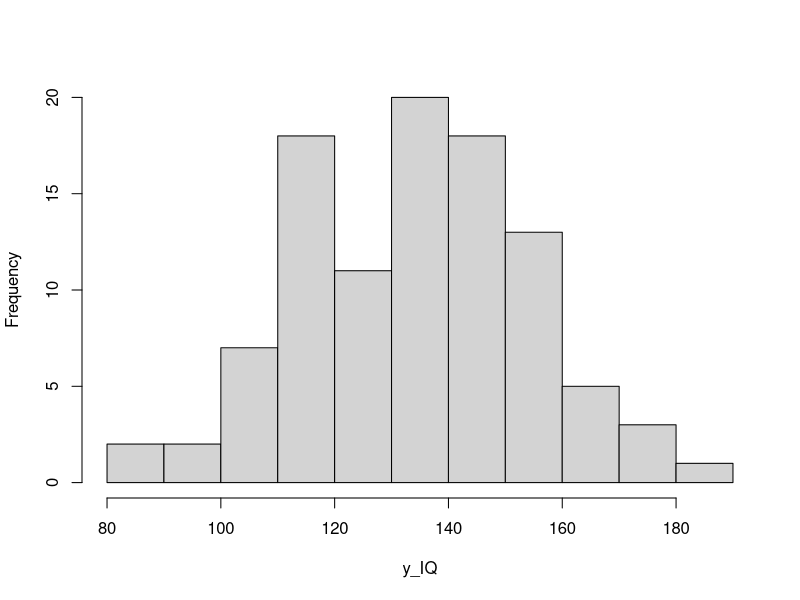
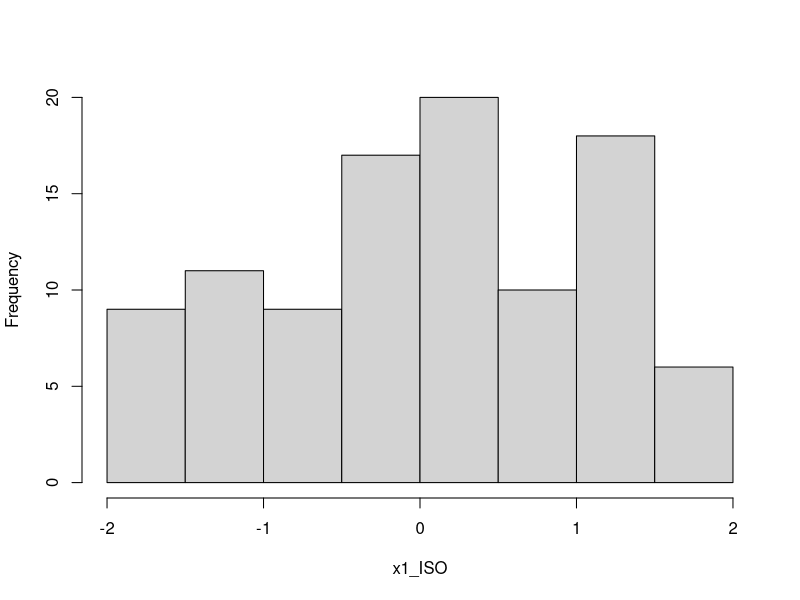
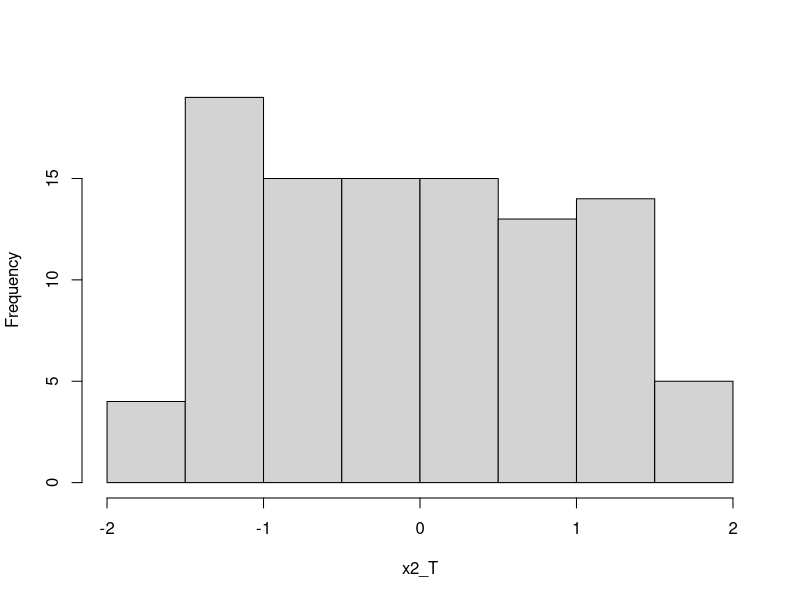
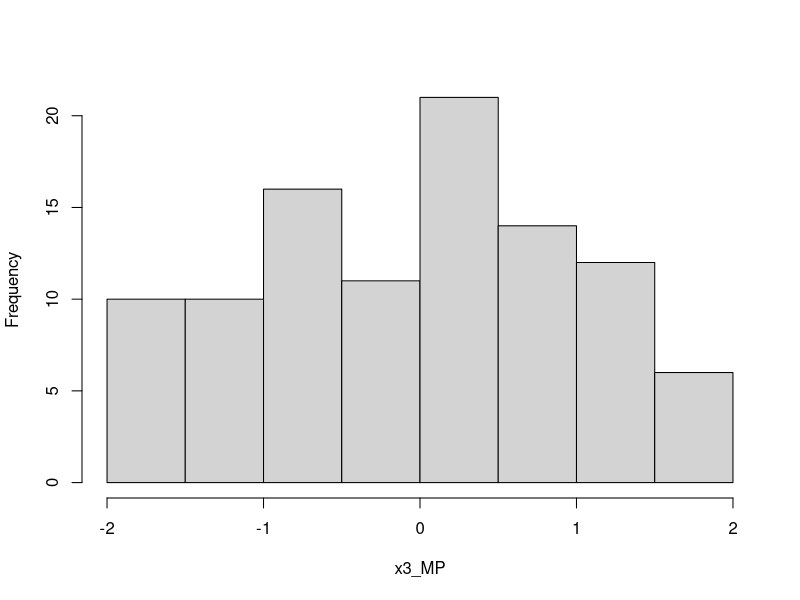
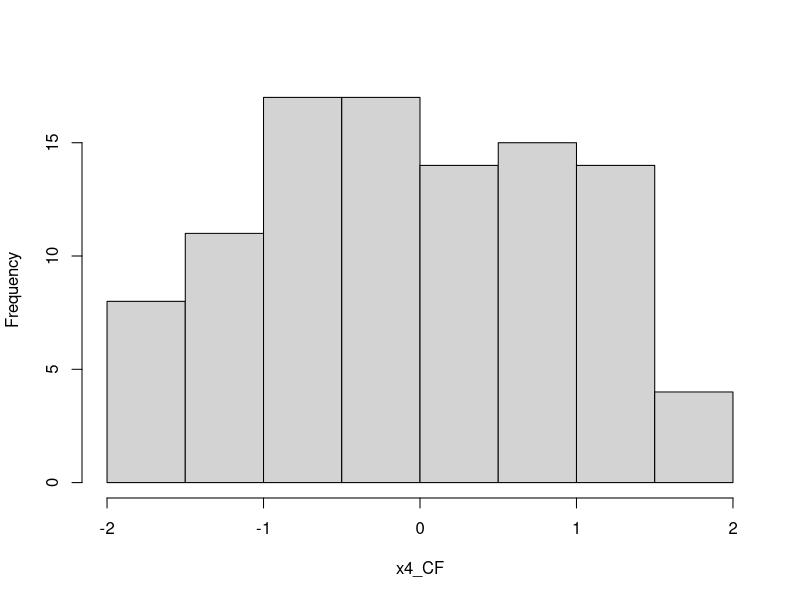
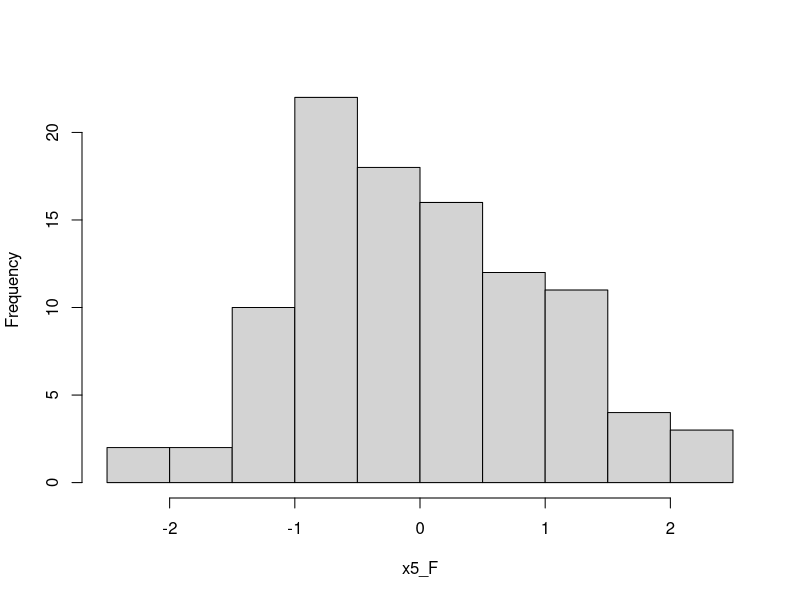
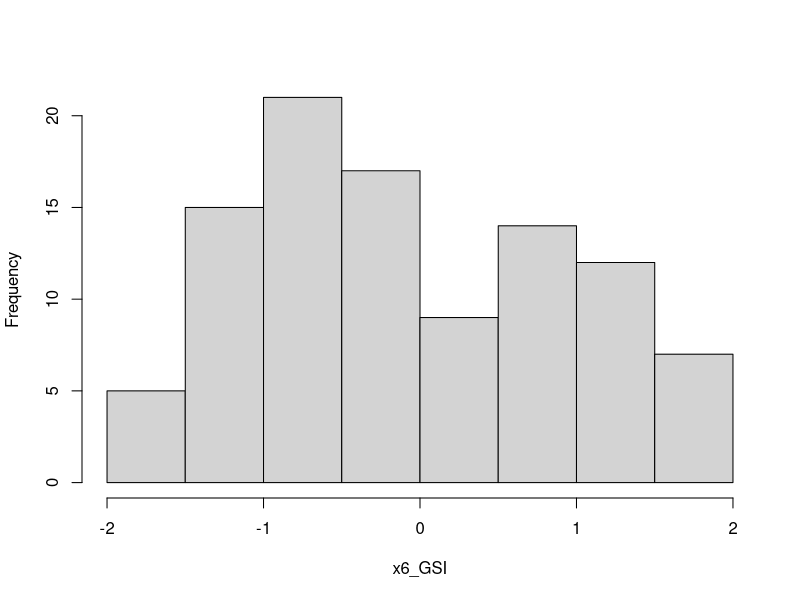
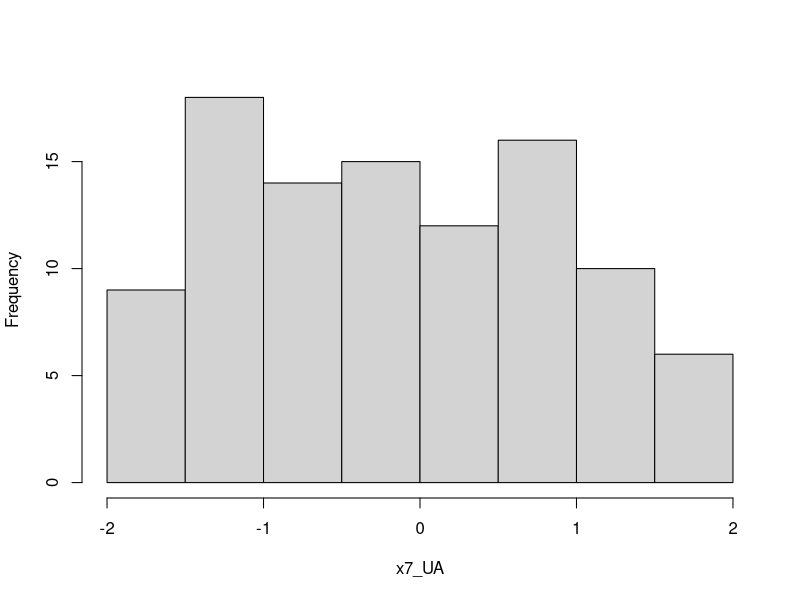

These figures' R source, in order:
# Weighs 0 Bytes (or, does it? *moon men starts playing*)
library(corrplot)       # guess
library(psych)          # corPlot


# 0.1.
twist = read.csv("Dataset_N7.csv", header=T)
n = nrow(twist)
attach(twist)


# 1.1.
twist_sorted = twist[order(y_IQ), ]

head(twist_sorted)
tail(twist_sorted)


# 1.2.
summary(twist)


# 1.3.
lista_variabili <- list(
  y_IQ = y_IQ, x1_ISO = x1_ISO, x2_T = x2_T, x3_MP = x3_MP, 
  x4_CF = x4_CF, x5_F = x5_F, x6_GSI = x6_GSI, x7_UA = x7_UA
)

for(nome in names(lista_variabili)) {
    dati = lista_variabili[[nome]]

    hist(dati, main='', xlab=nome)
}

dev.new()
par(mfrow = c(4, 2))

for(nome in names(lista_variabili)) {
  
  dati <- lista_variabili[[nome]]
  
  shapiro_risultato <- shapiro.test(dati)
  p_val <- round(shapiro_risultato$p.value, 4)
  
  qqnorm(dati, main = nome)
  qqline(dati, col = "red")
  
  mtext(text = paste("p-val:", p_val), 
        side = 1, 
        line = -1.2, 
        adj = 0.95,
        col = ifelse(p_val < 0.05, "red", "darkgreen"), 
        cex = 0.85, 
        font = 2) 
}

par(mfrow = c(1, 1))




# 1.4.
boxplot(y_IQ, notch=T)
boxplot(x1_ISO, x2_T, x3_MP, x4_CF, x5_F, x6_GSI, x7_UA,
        notch = TRUE,
        xlab = 'Independent variable',
        ylab = 'Value',
        main = 'Boxplots of Xs',
        names = c("x1_ISO", "x2_T", "x3_MP", "x4_CF", "x5_F", "x6_GSI", "x7_UA")
)


# 1.5.
for (name in names(lista_variabili)) {
    if (name != "y_IQ") {
        data = lista_variabili[[name]]
        
        plot(data, y_IQ, 
            main = '',
            xlab = name, 
            ylab = "y_IQ",
            pch = 19,
            col = "blue")

        abline(lm(y_IQ ~ data), col = "red", lwd = 2)
        seq_x <- seq(min(data, na.rm = TRUE), max(data, na.rm = TRUE), length.out = 100)
        modello_quadratico <- lm(y_IQ ~ poly(data, 2, raw = TRUE))
        predizioni_y <- predict(modello_quadratico, newdata = data.frame(data = seq_x))
        lines(seq_x, predizioni_y, col = "darkblue", lwd = 3, lty = 3)
    }
}

independent_twist = twist
independent_twist$y_IQ = NULL
plot(independent_twist)


pannello_lineare_e_quadratico <- function(x, y, ...) {
    points(x, y, ...)
    abline(lm(y ~ x), col = "blue", lwd = 1.5)
    seq_x <- seq(min(x, na.rm = TRUE), max(x, na.rm = TRUE), length.out = 100)
    modello_quadratico <- lm(y ~ poly(x, 2, raw = TRUE))
    predizioni_y <- predict(modello_quadratico, newdata = data.frame(x = seq_x))
    lines(seq_x, predizioni_y, col = "red", lwd = 2, lty = "dashed")
}

pairs(twist, 
      panel = pannello_lineare_e_quadratico, 
      pch = 1, 
      col = "black", 
      cex = 0.7)

# 1.6.
cv = cov(twist)
cr = cor(twist)
corrplot(cr, method = 'ellipse')
corrplot.mixed(cr, number.cex=0.8, tl.cex=0.8)

corPlot(cr, cex = 1.1, show.legend=TRUE, main="Correlation plot")



plot(x1_ISO, y_IQ)

plot(x5_F, x7_UA)




# 2.1.

fit0 = lm(y_IQ ~ ., data=twist); summary(fit0)                                                  # R²=0.8408; x4_CF, x5_F**, x7_UA
fit1 = lm(y_IQ ~ .-x7_UA, data=twist); summary(fit1)                                            # R²=0.8408; -x7_UA
fit2 = lm(y_IQ ~ .-x7_UA-x4_CF, data=twist); summary(fit2)                                      # R²=0.8371; -x4_CF
                
fit00 = lm(y_IQ ~ .^2, data=twist); summary(fit00)                                              # R²=0.859; x4_CF, x5_F.,x7_USA, .^2-{x3_MP:x4_CF.} 
fit01 = lm(y_IQ ~ .-x7_UA-x4_CF+x3_MP:x4_CF, data=twist); summary(fit01)                        # R²=0.842; -x4_CF -x7_UA -.^2-{x3_MP:x4_CF}
                
                
fit000 = lm(y_IQ ~ .^2+I(x7_UA^2), data=twist); summary(fit000)                                 # R²=0.8672; x4_CF., x5_F, x7_UA, x7_UA^2*, .^2 
fit001 = lm(y_IQ ~ .+I(x7_UA^2)-x5_F-x7_UA, data=twist); summary(fit001)                        # R²=0.8488; x4_CF, x7_UA^2***; -x5_F -x7_UA -.^2
fit002 = lm(y_IQ ~ .+I(x7_UA^2)-x4_CF-x5_F-x7_UA, data=twist); summary(fit002)                  # R²=0.8456; -x4_CF
fit003 = lm(y_IQ ~ .+I(x7_UA^2)-x4_CF-x7_UA, data=twist); summary(fit003)                       # R²=0.8462; x7_UA^2*, x5_F; +x5_F
                
fit0000 = lm(y_IQ ~ .^2+I(x2_T^2)+I(x7_UA^2), data=twist); summary(fit0000)                     # R²=0.8899; x4_CF., x5_F, x7_UA, x7_UA^2*, .^2
fit0001 = lm(y_IQ ~ .+I(x2_T^2)+I(x7_UA^2)-x5_F-x7_UA, data=twist); summary(fit0001)            # R²=0.869; x4_CF, x7_UA^2***; -x5_F -x7_UA -.^2
fit0002 = lm(y_IQ ~ .+I(x2_T^2)+I(x7_UA^2)-x4_CF-x5_F-x7_UA, data=twist); summary(fit0002)      # R²=0.8666; -x4_CF
fit0003 = lm(y_IQ ~ .+I(x2_T^2)+I(x7_UA^2)-x4_CF-x7_UA, data=twist); summary(fit0003)           # R²=0.8667; x7_UA^2*, x5_F; +x5_F

confint(fit2)

residuals(fit1)









# 99.

reg = lm(y_IQ ~ x1_ISO + x2_T + x3_MP + x4_CF + x5_F + x6_GSI + x7_UA, data = twist); summary(reg)
fff = step(lm(y_IQ ~ x1_ISO + x2_T + x3_MP + x4_CF + x5_F + x6_GSI + x7_UA + I(x1_ISO^2) + I(x2_T^2) + I(x3_MP^2) + I(x4_CF^2) + I(x5_F^2) + I(x6_GSI^2) + I(x7_UA^2) + (x1_ISO + x2_T + x3_MP + x4_CF + x5_F + x6_GSI + x7_UA)^2, data = twist), direction = "both", trace = 1, k = log(n)); summary(fff)
